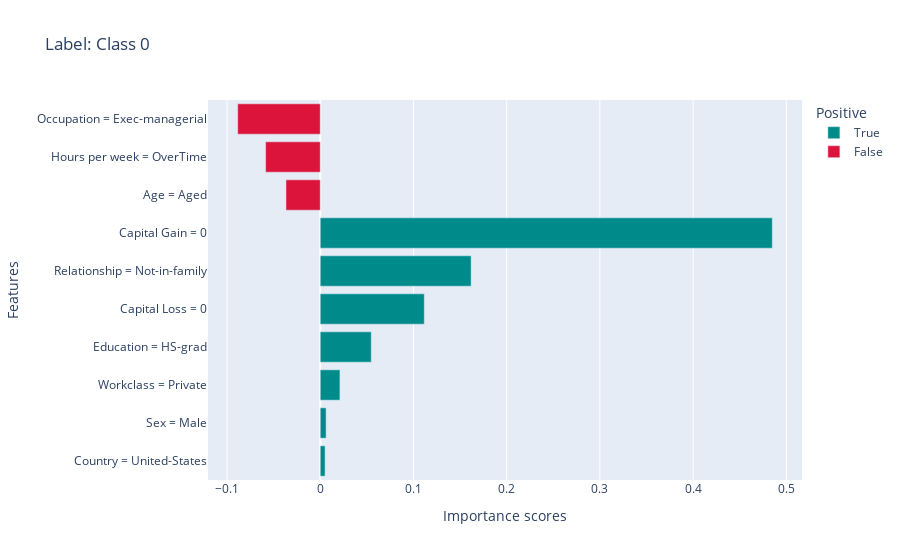
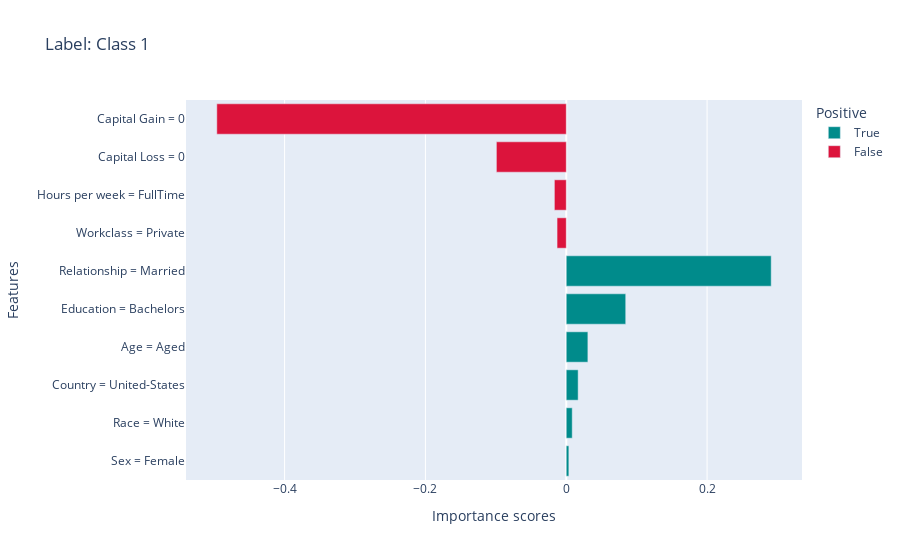
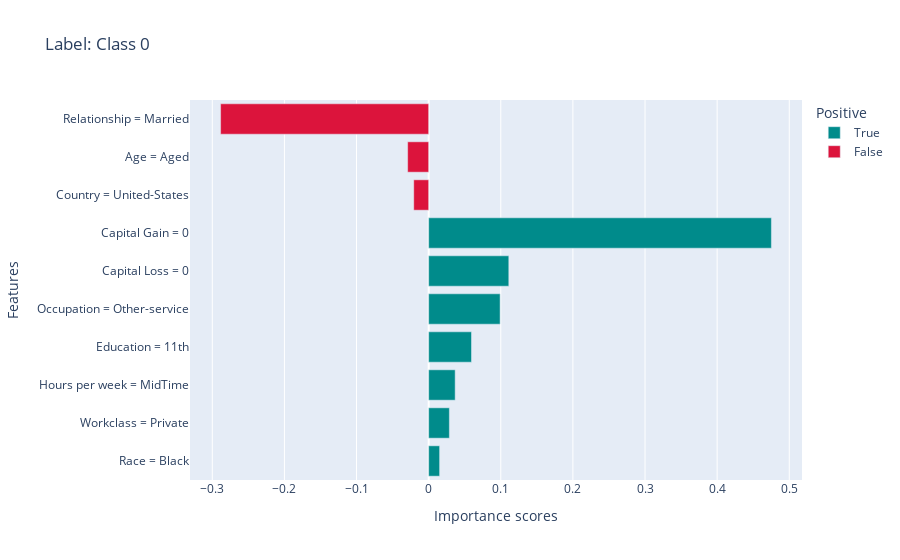
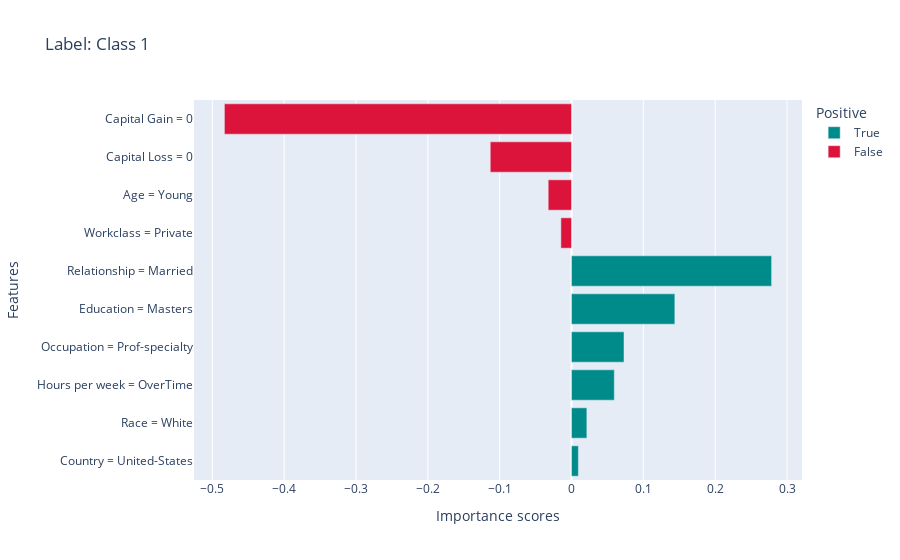

The notebook cell these images were saved under, in order:
### Code cell
print("LIME results:")

for i, instance_id in enumerate(instance_ids):
    print(comments[i])
    print(f"Instance {instance_id} has label {test_labels_private[instance_id]} and prediction {predictions_private[instance_id]}, with probs {model_private.predict_proba(test_private[instance_id:instance_id+1])[0]}")
    local_explanations["lime"].ipython_plot(index=i, class_names=class_names)
    print('-./'*50)
    print('\n')

### Figure 1 — Plotly figure (JSON) as saved in the notebook; plotly's stock layout.template omitted (floating-point values rounded to 4 significant figures)
{"data": [{"alignmentgroup": "True", "hovertemplate": "Positive=True<br>Importance scores=%{x}<br>Features=%{y}<extra></extra>", "legendgroup": "True", "marker": {"color": "#008B8B", "pattern": {"shape": ""}}, "name": "True", "offsetgroup": "True", "orientation": "h", "showlegend": true, "textposition": "auto", "type": "bar", "x": [0.005192, 0.006299, 0.02112, 0.05474, 0.1116, 0.1619, 0.485], "xaxis": "x", "y": ["Country = United-States", "Sex = Male", "Workclass = Private", "Education = HS-grad", "Capital Loss = 0", "Relationship = Not-in-family", "Capital Gain = 0"], "yaxis": "y"}, {"alignmentgroup": "True", "hovertemplate": "Positive=False<br>Importance scores=%{x}<br>Features=%{y}<extra></extra>", "legendgroup": "False", "marker": {"color": "#DC143C", "pattern": {"shape": ""}}, "name": "False", "offsetgroup": "False", "orientation": "h", "showlegend": true, "textposition": "auto", "type": "bar", "x": [-0.03678, -0.05861, -0.08855], "xaxis": "x", "y": ["Age = Aged", "Hours per week = OverTime", "Occupation = Exec-managerial"], "yaxis": "y"}], "layout": {"barmode": "relative", "legend": {"title": {"text": "Positive"}, "tracegroupgap": 0}, "title": {"text": "Label: Class 0"}, "xaxis": {"anchor": "y", "domain": [0, 1], "title": {"text": "Importance scores"}}, "yaxis": {"anchor": "x", "domain": [0, 1], "title": {"text": "Features"}}}}

### Figure 2 — Plotly figure (JSON) as saved in the notebook; plotly's stock layout.template omitted (floating-point values rounded to 4 significant figures)
{"data": [{"alignmentgroup": "True", "hovertemplate": "Positive=True<br>Importance scores=%{x}<br>Features=%{y}<extra></extra>", "legendgroup": "True", "marker": {"color": "#008B8B", "pattern": {"shape": ""}}, "name": "True", "offsetgroup": "True", "orientation": "h", "showlegend": true, "textposition": "auto", "type": "bar", "x": [0.003694, 0.0085, 0.01691, 0.03071, 0.08446, 0.2911], "xaxis": "x", "y": ["Sex = Female", "Race = White", "Country = United-States", "Age = Aged", "Education = Bachelors", "Relationship = Married"], "yaxis": "y"}, {"alignmentgroup": "True", "hovertemplate": "Positive=False<br>Importance scores=%{x}<br>Features=%{y}<extra></extra>", "legendgroup": "False", "marker": {"color": "#DC143C", "pattern": {"shape": ""}}, "name": "False", "offsetgroup": "False", "orientation": "h", "showlegend": true, "textposition": "auto", "type": "bar", "x": [-0.01305, -0.01686, -0.09922, -0.4963], "xaxis": "x", "y": ["Workclass = Private", "Hours per week = FullTime", "Capital Loss = 0", "Capital Gain = 0"], "yaxis": "y"}], "layout": {"barmode": "relative", "legend": {"title": {"text": "Positive"}, "tracegroupgap": 0}, "title": {"text": "Label: Class 1"}, "xaxis": {"anchor": "y", "domain": [0, 1], "title": {"text": "Importance scores"}}, "yaxis": {"anchor": "x", "domain": [0, 1], "title": {"text": "Features"}}}}

### Figure 3 — Plotly figure (JSON) as saved in the notebook; plotly's stock layout.template omitted (floating-point values rounded to 4 significant figures)
{"data": [{"alignmentgroup": "True", "hovertemplate": "Positive=True<br>Importance scores=%{x}<br>Features=%{y}<extra></extra>", "legendgroup": "True", "marker": {"color": "#008B8B", "pattern": {"shape": ""}}, "name": "True", "offsetgroup": "True", "orientation": "h", "showlegend": true, "textposition": "auto", "type": "bar", "x": [0.0152, 0.02872, 0.03676, 0.0594, 0.09909, 0.1111, 0.4752], "xaxis": "x", "y": ["Race = Black", "Workclass = Private", "Hours per week = MidTime", "Education = 11th", "Occupation = Other-service", "Capital Loss = 0", "Capital Gain = 0"], "yaxis": "y"}, {"alignmentgroup": "True", "hovertemplate": "Positive=False<br>Importance scores=%{x}<br>Features=%{y}<extra></extra>", "legendgroup": "False", "marker": {"color": "#DC143C", "pattern": {"shape": ""}}, "name": "False", "offsetgroup": "False", "orientation": "h", "showlegend": true, "textposition": "auto", "type": "bar", "x": [-0.02069, -0.02912, -0.2885], "xaxis": "x", "y": ["Country = United-States", "Age = Aged", "Relationship = Married"], "yaxis": "y"}], "layout": {"barmode": "relative", "legend": {"title": {"text": "Positive"}, "tracegroupgap": 0}, "title": {"text": "Label: Class 0"}, "xaxis": {"anchor": "y", "domain": [0, 1], "title": {"text": "Importance scores"}}, "yaxis": {"anchor": "x", "domain": [0, 1], "title": {"text": "Features"}}}}

### Figure 4 — Plotly figure (JSON) as saved in the notebook; plotly's stock layout.template omitted (floating-point values rounded to 4 significant figures)
{"data": [{"alignmentgroup": "True", "hovertemplate": "Positive=True<br>Importance scores=%{x}<br>Features=%{y}<extra></extra>", "legendgroup": "True", "marker": {"color": "#008B8B", "pattern": {"shape": ""}}, "name": "True", "offsetgroup": "True", "orientation": "h", "showlegend": true, "textposition": "auto", "type": "bar", "x": [0.009539, 0.02135, 0.05956, 0.07306, 0.1438, 0.2785], "xaxis": "x", "y": ["Country = United-States", "Race = White", "Hours per week = OverTime", "Occupation = Prof-specialty", "Education = Masters", "Relationship = Married"], "yaxis": "y"}, {"alignmentgroup": "True", "hovertemplate": "Positive=False<br>Importance scores=%{x}<br>Features=%{y}<extra></extra>", "legendgroup": "False", "marker": {"color": "#DC143C", "pattern": {"shape": ""}}, "name": "False", "offsetgroup": "False", "orientation": "h", "showlegend": true, "textposition": "auto", "type": "bar", "x": [-0.01479, -0.03245, -0.1131, -0.4832], "xaxis": "x", "y": ["Workclass = Private", "Age = Young", "Capital Loss = 0", "Capital Gain = 0"], "yaxis": "y"}], "layout": {"barmode": "relative", "legend": {"title": {"text": "Positive"}, "tracegroupgap": 0}, "title": {"text": "Label: Class 1"}, "xaxis": {"anchor": "y", "domain": [0, 1], "title": {"text": "Importance scores"}}, "yaxis": {"anchor": "x", "domain": [0, 1], "title": {"text": "Features"}}}}
